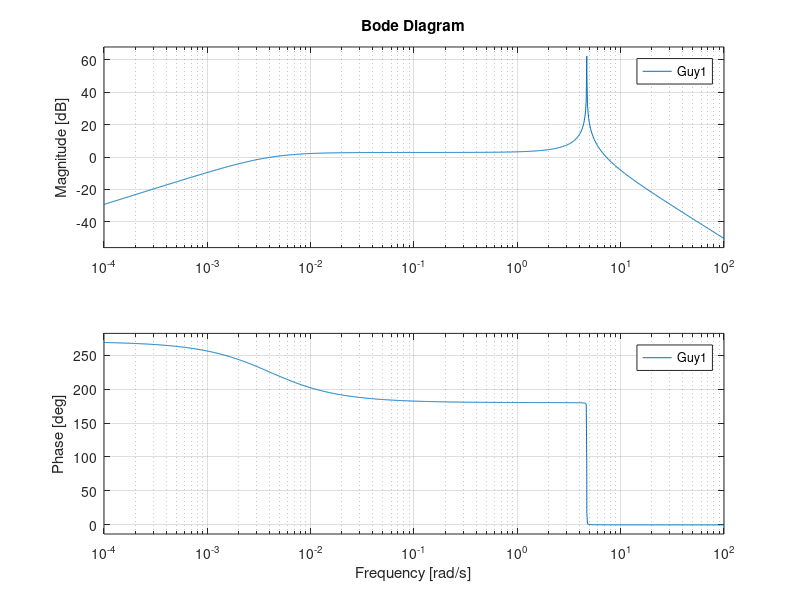
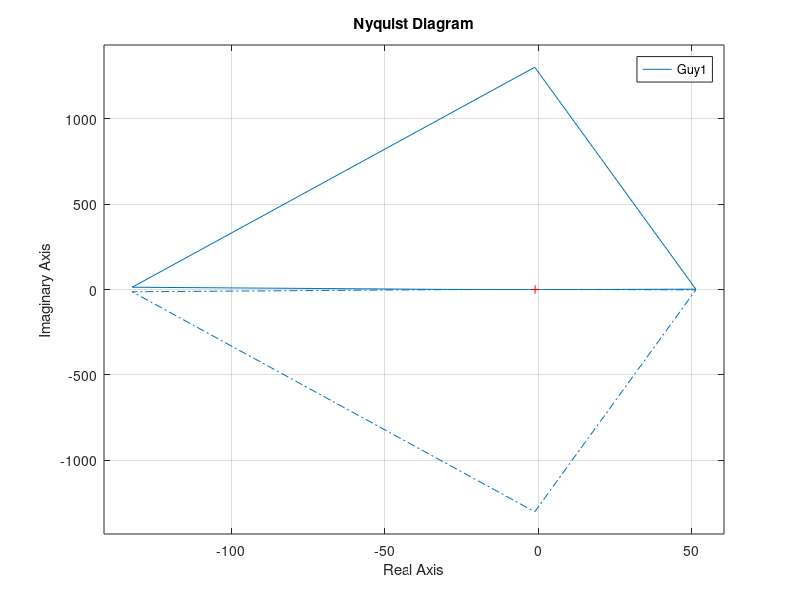

MATLAB code to generate these figures, in order:
%% Aufgabe 4
clear
close

s = tf('s');
ml = 1;
Tmax = 70;
load('K.mat');

%% Initialisiere Übertragungsfunktionen
Guy1 = -s/(.041*(0.8*s^3 + 0.0072*s^2 + 9.81*(0.8 + ml)*s + 0.071));
Guy2 = (s^2 + 9.81)/(.041*s*(0.8*s^3 + 0.0072*s^2 + 9.81*(0.8 + ml)*s + 0.071));

a1 = [0.0328,0.0002952,0.723978,0.002911];
b1 = [0,0,-1,0];
a2 = [0.0328,0.0002952,0.723978,0.002911,0];
b2 = [0,0,1,0,9.81];

[A1, B1, C1, D1] = tf2ss(b1,a1);
[A2, B2, C2, D2] = tf2ss(b2,a2);

Kp = zpk(-26.2465990577772, -3429.01569082840, -26129.2191287719);
Ks = zpk(-0.4, -11459, 286474.999999292);

figure
bode(Guy1)
figure
nyquist(Guy1)


